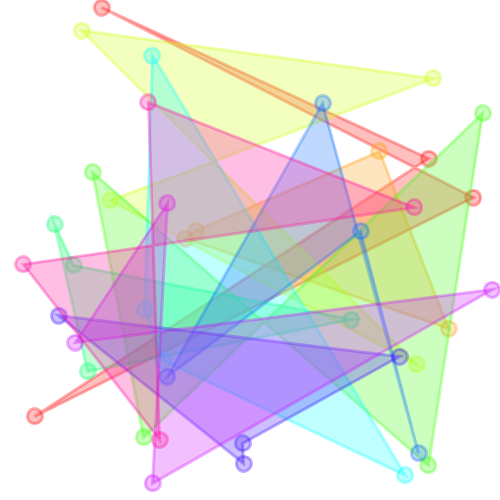
Frame 1 (no input)
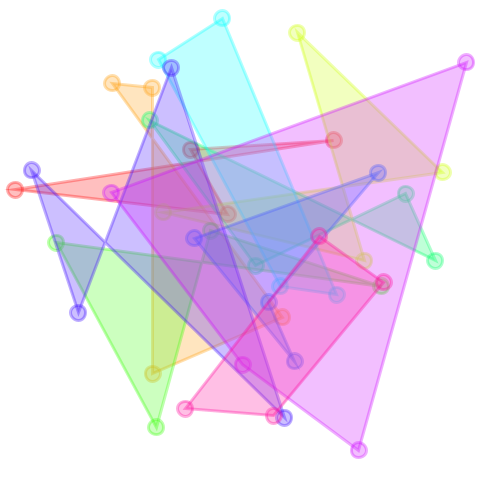
Frame 60 (the mouse pressed at the canvas centre just before this capture)
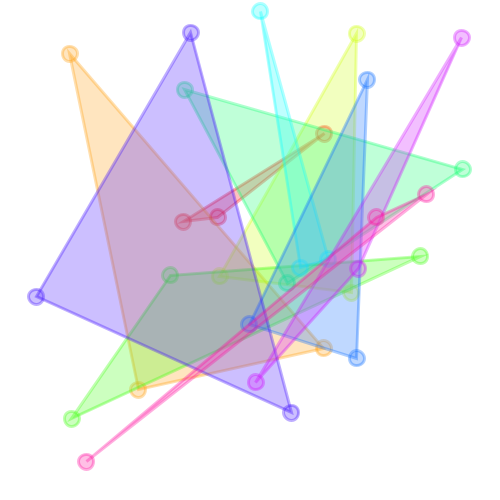
Frame 120 (the mouse held since frame 60 and released just before this capture)

The Processing sketch that drew these frames (run headless with seeded random() and noise(); from frame 60 on, the mouse is pressed at the canvas centre):

// Processing sketch: processing_102969
// ── processing_102969.pde

int N = 10;
int n = 4;
Calc[][] calc = new Calc[N][n];

int flg = 1;

void setup() {
  size(500, 500);
  colorMode(HSB, 360, 100, 100);
  background(360);
  smooth();

  for (int i = 0 ; i < N;i++) {
    for (int j = 0; j < n;j++) {
      calc[i][j] = new Calc();
    }
  }
}

void draw() {
  background(360);

  if (flg == 1) {
    n = 4;
  }
  else {
    n = 3;
  }


  for (int i = 0 ; i < N;i++) {
    stroke(i*360/N, 100, 100, 80);
    fill(i*360/N, 80, 100, 80);
    strokeWeight(3);
    beginShape();
    for (int j = 0; j < n;j++) {
      vertex(calc[i][j].x, calc[i][j].y);
      ellipse(calc[i][j].x, calc[i][j].y, 15, 15);
      calc[i][j].coordinateUpdate();
    }
    endShape(CLOSE);
  }
}


void mousePressed() {
  flg *= -1;
}

class Calc {
  Easing easing = new Easing();

  float x = random(width);
  float y = random(height);

  Calc() {
  }

  void coordinateUpdate() {
    PVector acceleration = easing.ease(x, y);
    x +=acceleration.x;
    y +=acceleration.y;
  }
}

class Easing {
  float next_x = random(width);
  float next_y = random(height);
  float easing_x = random(0.01, 0.04);
  float easing_y = random(0.01, 0.04);

  PVector ease(float x, float y) {
    PVector acceleration = new PVector( (next_x - x) * easing_x, (next_y - y) * easing_y);
    if ((int)next_x == (int)x || (int)next_y == (int)y) {
      next_x = random(width);
      next_y = random(height);
    }
    return acceleration;
  }
}
